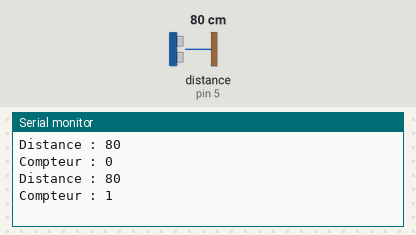
The sketch below on a simulated Arduino Uno, built with avr-gcc and run on an emulated ATmega328P. On the bench: the last lines printed to the serial monitor. The test bench sets the inputs (shaded band); at power-on: distance to the obstacle (sensor on pin 5) 80 cm. The echo pulse lasts 58.3 µs per cm.

Above: at 1.8 s.
1.9 s: distance to the obstacle (sensor on pin 5) set to 2 cm
At 2.7 s:
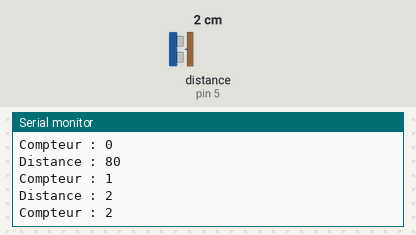
3.4 s: distance to the obstacle (sensor on pin 5) set to 4 cm
At 4.4 s:
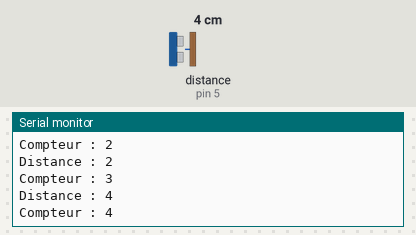
Timing chart, 0 to 6.4 s (numbered marks = the images above; inputs shaded):
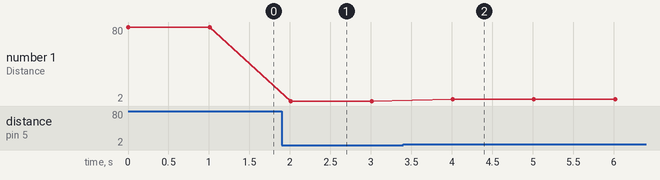

Measured:
- after the input at 1.9 s, the serial monitor: prints a new line after 0.11 s (image 1)
- after the input at 3.4 s, the serial monitor: prints a new line after 0.61 s (image 2)

The sketch:

Capteur_IR.ino
```cpp
#include <HCSR04.h>  // Librairie capteur
#include <SoftwareSerial.h>  // Librairie RFID

String    bufferString="";
uint8_t   count=0;

int distance = 0; // Distance en centimétre renvoyé par le capteur
int compteur = 0;
const int delai = 1000;
int stationnement = 0; //0 personne n'est garé, 1 quelqu'un est garé
SoftwareSerial SoftSerial(2, 3);    // Broche 2 et 3 pour la caméra
UltraSonicDistanceSensor capteurUltrason(4, 5);   // trigger broche 4, echo broche 5

void setup() {
    Serial.begin(9600);
    SoftSerial.begin(9600); // initialisation RFID
}

void loop() {
  distance = capteurUltrason.measureDistanceCm();   // Récupère la distance en Cm
    Serial.print("Distance : ");
  Serial.println(distance);
  Serial.print("Compteur : ");
  Serial.println(compteur);
  if( distance <= 100) {
    compteur = compteur + delai/1000;
    if (compteur >= 30) {
      while(stationnement =0)
        if(SoftSerial.available()){
          bufferString="";
          count=0;
          while(SoftSerial.available()){
            delay(5);
            char newChar=SoftSerial.read();
            if(count>2 && count<11){
              bufferString+=newChar;
            }
          count++;
          if(bufferString.length()==14){ stationnement = 1; break; }
         }
      }
     Serial.println(bufferString);
      }
  }else {
    compteur = 0;
    stationnement =0;
  }
  delay(delai);

}
```
